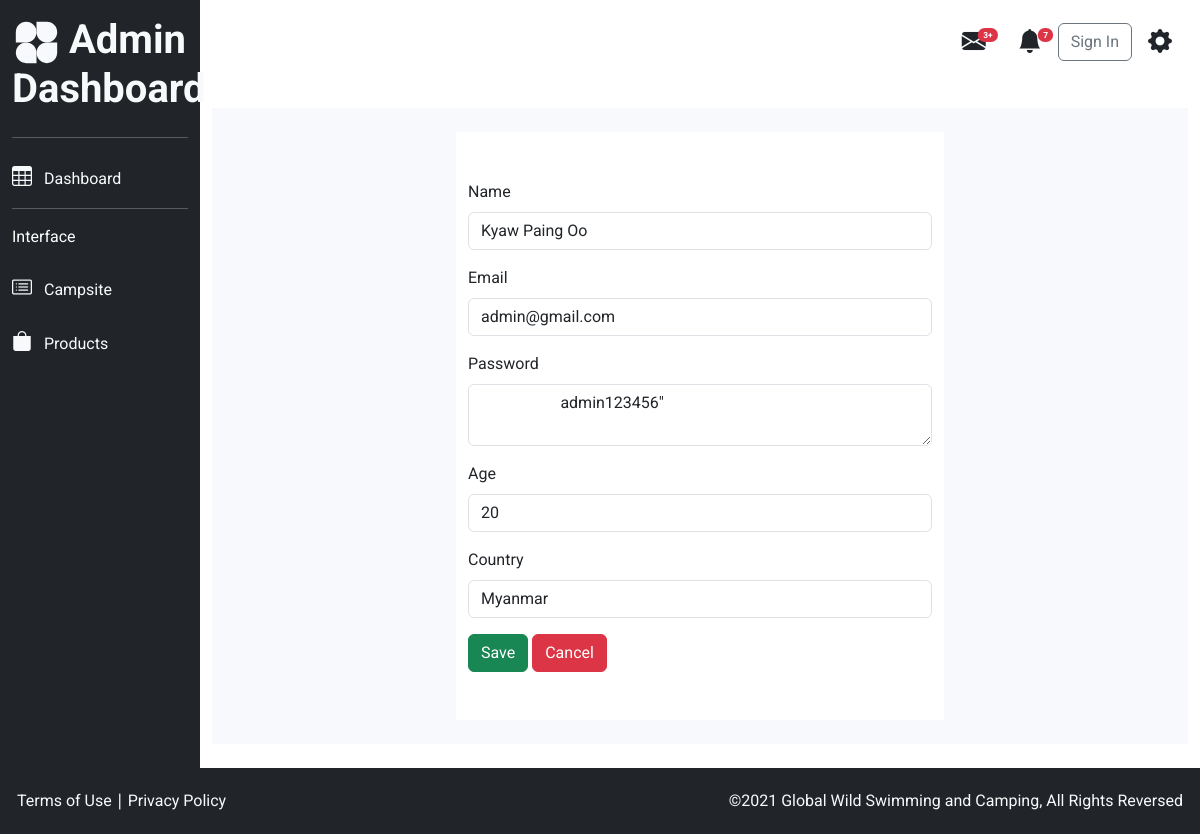
/admin_panel/edit.php?id=1, run on the app's committed database.
### tables this page shows
CREATE TABLE `user` (
  `id` int NOT NULL,
  `name` varchar(255) NOT NULL,
  `email` varchar(255) NOT NULL,
  `pass` varchar(255) NOT NULL,
  `age` int NOT NULL,
  `country` varchar(255) NOT NULL,
  `role` varchar(255) NOT NULL,
  `type` int NOT NULL DEFAULT '1'
);

### admin_panel/edit.php (the view)
<?php
    require_once('header.php');
    require_once('../db/dbconfig.php');
    $id = $_GET['id'];
    $user = $pdo_conn->prepare("SELECT * FROM user WHERE id=".$id);
    $user->execute();
    $user_result = $user->fetchAll();
?>
    <div class="container dashboard-bg f-400">
        <div class="row my-4 py-4">
            <div class="col-md-6 bg-white py-5 mx-auto">
            <?php
                foreach($user_result as $user_row){
            ?>
                <form action="update.php?id=<?php echo $user_row['id']; ?>" method="POST">
                <div class="mb-3">
                    <label for="name" class="form-label">Name</label>
                    <input type="text" name="name" value="<?php echo $user_row['name']; ?>" class="form-control" id="name" placeholder="Name">
                </div>
                <div class="mb-3">
                    <label for="name" class="form-label">Email</label>
                    <input type="email" name="email" class="form-control" id="name" value="<?php echo $user_row['email']; ?>" >
                </div>
                <div class="mb-3">
                    <label for="description" class="form-label">Password</label>
                    <textarea class="form-control" name="pass" id="description" >
                    <?php echo $user_row['pass']; ?>"
                    </textarea>
                </div>
                <div class="mb-3">
                    <label for="category" class="form-label">Age</label>
                    <input type="number" class="form-control" value="<?php echo $user_row['age']; ?>" name="age" id="category" placeholder="stock">
                </div>
                <div class="mb-3">
                    <label for="category" class="form-label">Country</label>
                    <input type="text" class="form-control" value="<?php echo $user_row['country']; ?>" name="country" id="category" placeholder="stock">
                </div>
                <button type="submit" class="btn btn-success">Save</button>
                <button type="reset" class="btn btn-danger">Cancel</button>
                </form>
                <?php
                }
                ?>
            </div>
        </div>
    </div>
<?php
    require_once('footer.php')
?>

### css/style.css (style rules this page uses)
body { font-family: "Roboto", sans-serif; }
.f-400 { font-family: "Roboto", sans-serif !important; font-weight: 400; }
.dashboard-bg { background-color: #f8f9fc; }

### data on the page
user: name "Kyaw Paing Oo", email "admin@gmail.com", pass "admin123456\"", age "20", country "Myanmar"
